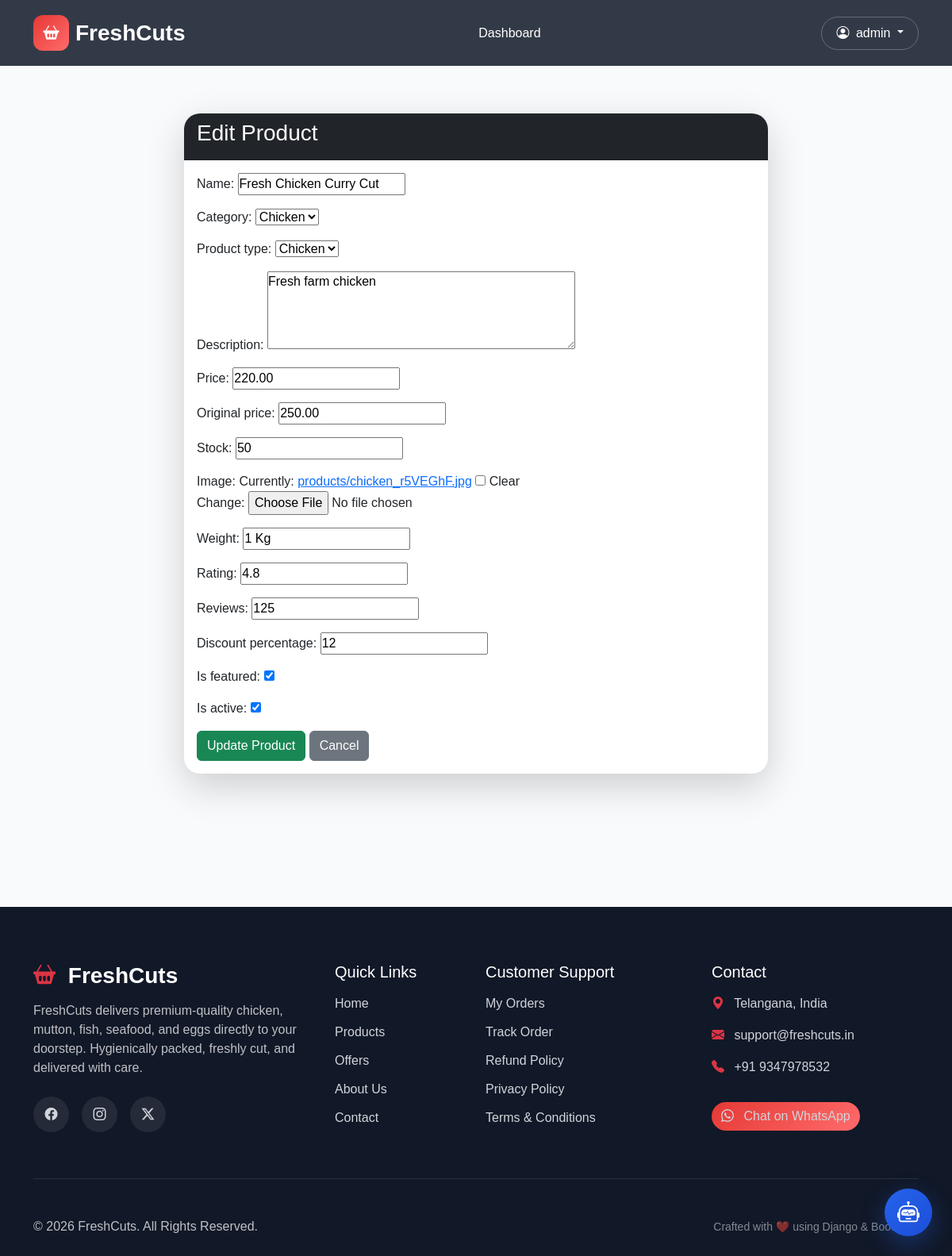
The page /products/edit/1/ (signed in) on the database its author committed.
### accounts/models.py (models this page shows, shortened)
class User(AbstractUser):
    ADMIN = "ADMIN"
    WORKER = "WORKER"
    CUSTOMER = "CUSTOMER"
    ROLE_CHOICES = (
        (ADMIN, "Admin"),
        (WORKER, "Worker"),
        (CUSTOMER, "Customer"),
    )
    role = models.CharField(
        max_length=20,
        choices=ROLE_CHOICES,
        default=CUSTOMER
    )
    phone = models.CharField(
        max_length=15,
        unique=True
    )
    address = models.TextField(blank=True)
    profile_image = models.ImageField(
        upload_to="profiles/",
        blank=True,
        null=True
    )

### products/models.py (models this page shows, shortened)
class Product(models.Model):
    CHICKEN = "Chicken"
    MUTTON = "Mutton"
    FISH = "Fish"
    EGGS = "Eggs"
    PRODUCT_TYPES = [
        (CHICKEN, "Chicken"),
        (MUTTON, "Mutton"),
        (FISH, "Fish"),
        (EGGS, "Eggs"),
    ]
    name = models.CharField(max_length=200)
    category = models.ForeignKey(
        Category,
        on_delete=models.CASCADE,
        related_name="products"
    )
    product_type = models.CharField(
        max_length=20,
        choices=PRODUCT_TYPES
    )
    description = models.TextField()
    price = models.DecimalField(
        max_digits=10,
        decimal_places=2
    )
    original_price = models.DecimalField(
        max_digits=10,
        decimal_places=2,
        blank=True,
        null=True
    )
    stock = models.PositiveIntegerField(default=0)
    image = models.ImageField(
        upload_to="products/",
        blank=True,
        null=True
    )
    weight = models.CharField(
        max_length=50,
        default="500 g"
    )
    rating = models.DecimalField(
        max_digits=2,
        decimal_places=1,
        default=4.5
    )
    reviews = models.PositiveIntegerField(default=0)
    discount_percentage = models.PositiveIntegerField(default=0)
    is_featured = models.BooleanField(default=False)
    is_active = models.BooleanField(default=True)
    created_at = models.DateTimeField(auto_now_add=True)
    updated_at = models.DateTimeField(auto_now=True)
    class Meta:
        ordering = ["name"]

class Category(models.Model):
    name = models.CharField(max_length=100, unique=True)
    description = models.TextField(blank=True)
    created_at = models.DateTimeField(auto_now_add=True)
    class Meta:
        ordering = ["name"]
        verbose_name_plural = "Categories"
    def __str__(self):
        return self.name

### products/views.py (the view)
@admin_required
def edit_product(request, id):
    product = get_object_or_404(
        Product,
        id=id
    )
    if request.method == "POST":
        form = ProductForm(
            request.POST,
            request.FILES,
            instance=product
        )
        if form.is_valid():
            form.save()
            messages.success(
                request,
                "Product updated successfully."
            )
            return redirect("products")
    else:
        form = ProductForm(
            instance=product
        )
    return render(
        request,
        "products/edit_product.html",
        {
            "form": form,
            "product": product,
        }
    )

### products/forms.py
class ProductForm(forms.ModelForm):
    class Meta:
        model = Product
        fields = "__all__"
        widgets = {
            "description": forms.Textarea(
                attrs={
                    "rows": 4
                }
            ),
        }

### orders/cart.py (called while the page is built)
    def total_quantity(self):
        return sum(
            item["quantity"]
            for item in self.cart.values()
        )

    def __len__(self):
        return self.total_quantity()

### orders/context_processors.py (called while the page is built)
def cart(request):
    cart = Cart(request)
    return {
        "cart": cart,
        "cart_count": len(cart),
    }

### products/templates/products/edit_product.html (shortened to what this page needs)
{% extends 'base.html' %}
{% block content %}
<div class="container py-5">
<div class="row justify-content-center">
<div class="col-lg-8">
<div class="card shadow-lg">
<div class="card-header bg-dark text-white">
<h3>
Edit Product
</h3>
</div>
<div class="card-body">
<form method="POST"
enctype="multipart/form-data">
{{ form.as_p }}
<button class="btn btn-success">
Update Product
</button>
<a href="{% url 'products' %}"
class="btn btn-secondary">
Cancel
</a>
</form>
</div>
</div>
</div>
</div>
</div>
{% endblock %}

### templates/navbar.html (shortened to what this page needs)
{% load static %}
<nav class="navbar navbar-expand-lg fixed-top premium-navbar">
    <div class="container">
        <a class="navbar-brand d-flex align-items-center fw-bold logo"
           href="{% url 'home' %}">
            <div class="logo-icon me-2">
                <i class="bi bi-basket2-fill"></i>
            </div>
            <span>FreshCuts</span>
        </a>
        <div class="collapse navbar-collapse" id="navbar">
            <ul class="navbar-nav mx-auto">
                {% if user.is_authenticated and user.role == "ADMIN" %}
                    <li class="nav-item">
                        <a class="nav-link" href="{% url 'admin_dashboard' %}">
                            Dashboard
                        </a>
                    </li>
                {% elif user.is_authenticated and user.role == "WORKER" %}
                    <li class="nav-item">
                        <a class="nav-link" href="{% url 'worker_dashboard' %}">
                            Dashboard
                        </a>
                    </li>
                {% endif %}
            </ul>
            <div class="d-flex align-items-center gap-3">
                {% if user.is_authenticated %}
                    <div class="dropdown">
                        <button
                            class="btn profile-btn dropdown-toggle"
                            data-bs-toggle="dropdown">
                            <i class="bi bi-person-circle me-1"></i>
                            {{ user.first_name|default:user.username }}
                        </button>
                    </div>
                {% endif %}
            </div>
        </div>
    </div>
</nav>

### static/css/style.css (style rules this page uses)
:root { --primary:#E53935; --primary-dark:#C62828; --secondary:#FF6B6B; --dark:#111827; --dark-light:#1F2937; --light:#F8FAFC; --white:#FFFFFF; --text:#374151; --border:#E5E7EB; --shadow:0 12px 35px rgba(0,0,0,.08); --shadow-hover:0 18px 45px rgba(0,0,0,.12); --radius:18px; }
* { margin:0; padding:0; box-sizing:border-box; }
html { scroll-behavior:smooth; }
body { font-family:'Poppins',sans-serif; background:var(--light); color:var(--text); overflow-x:hidden; }
.premium-navbar { background:rgba(17,24,39,.85); backdrop-filter:blur(18px); transition:.35s; padding:14px 0; }
.logo { color:white !important; text-decoration:none; font-size:28px; font-weight:700; }
.logo-icon { width:45px; height:45px; border-radius:12px; background:linear-gradient(135deg,var(--primary),var(--secondary)); display:flex; justify-content:center; align-items:center; color:white; font-size:20px; }
.nav-link { color:white !important; margin:0 8px; font-weight:500; position:relative; transition:.3s; }
.nav-link::after { content:""; position:absolute; left:0; bottom:-6px; width:0; height:2px; background:var(--primary); transition:.3s; }
.profile-btn { color:white; border:1px solid rgba(255,255,255,.25); border-radius:50px; padding:8px 18px; }
.card { border:none; border-radius:20px; overflow:hidden; box-shadow:var(--shadow); transition:.35s; }

### rows shown on the page
User: first_name "admin"
Product: name "Fresh Chicken Curry Cut", category "Chicken", product_type "Chicken", description "Fresh farm chicken", price "220.00", original_price "250.00", stock "50", weight "1 Kg", rating "4.8", reviews "125", discount_percentage "12", is_featured "☑", is_active "☑"
